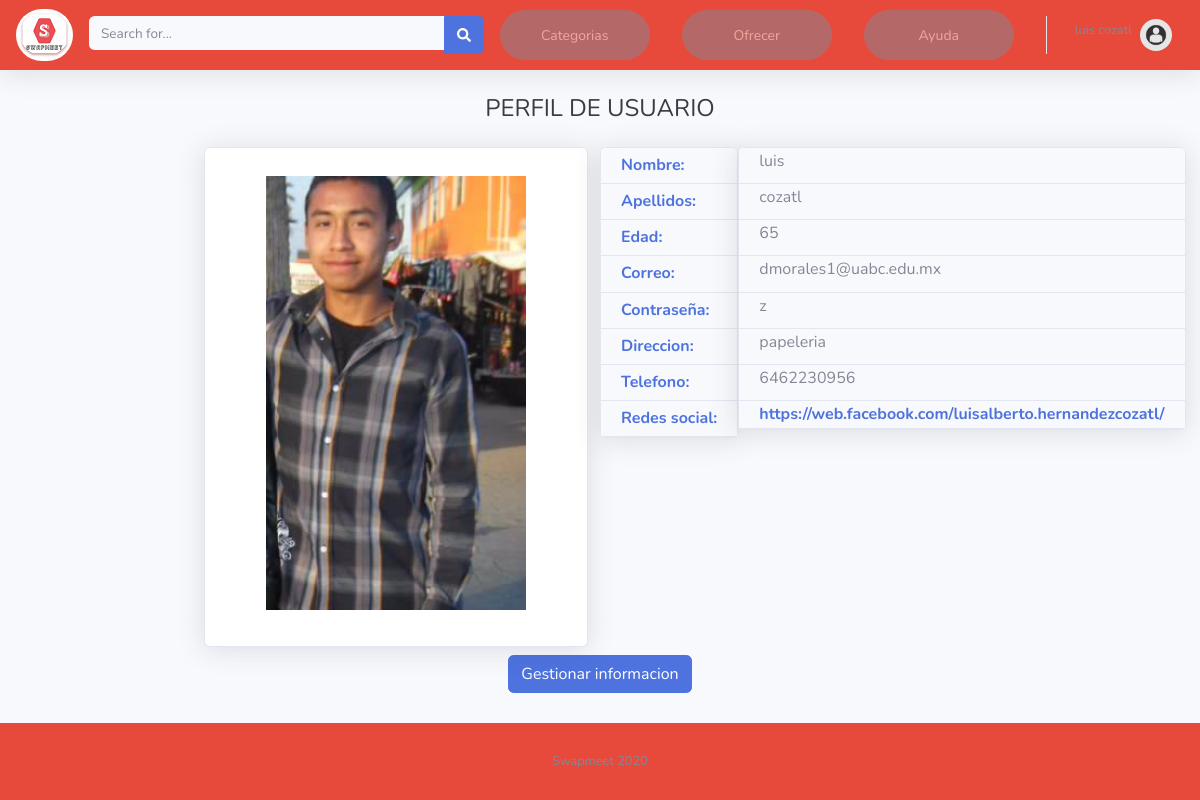
Page /user_profile.php (signed in) on the earlier database version.
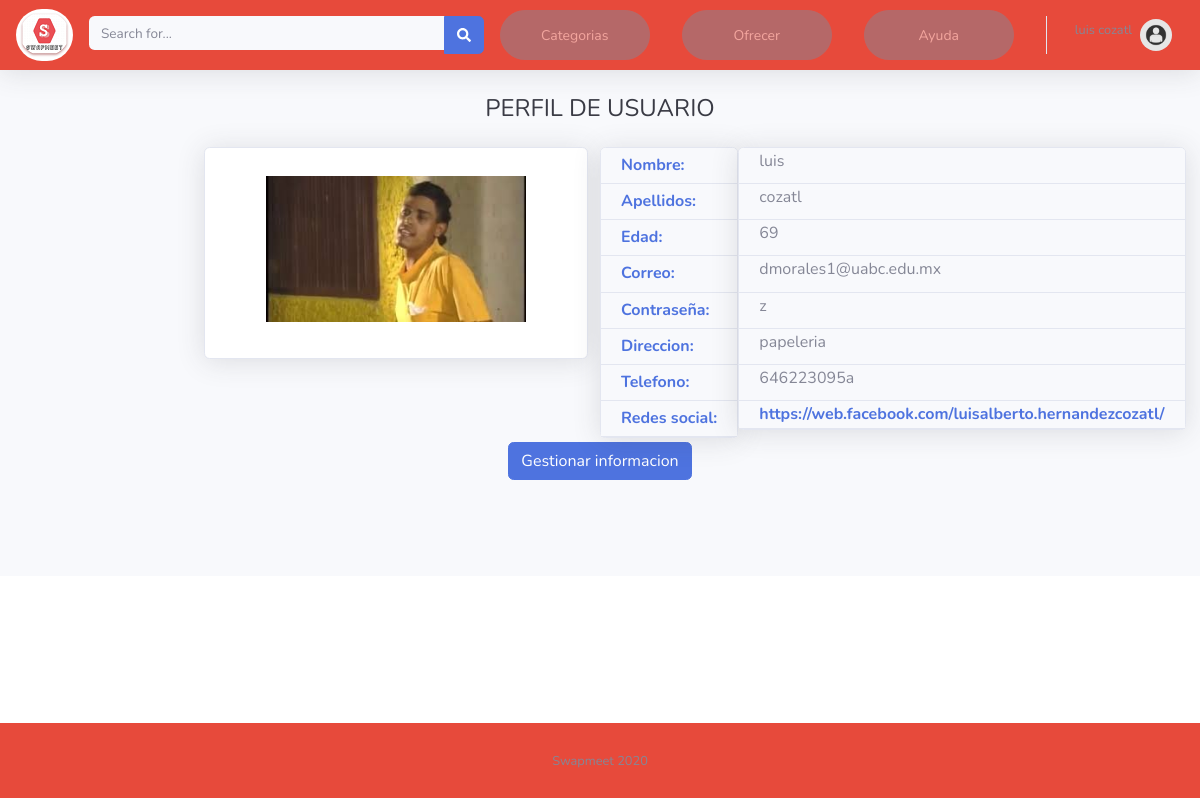
Same page on the later database version.
### tables this page shows
CREATE TABLE `users_data` (
  `user_id` int(11) NOT NULL,
  `first_name` varchar(50) NOT NULL,
  `last_name` varchar(50) NOT NULL,
  `password` varchar(50) NOT NULL,
  `age` int(11) NOT NULL,
  `email` varchar(50) NOT NULL,
  `address` varchar(50) NOT NULL,
  `phone` varchar(20) DEFAULT NULL,
  `social_network` varchar(100) DEFAULT NULL,
  `img` varchar(30) DEFAULT NULL
);

### user_profile.php (the view, shortened to what the changed rows need)
<?php
include("conexiondb.php");
?>
<!DOCTYPE html>
<html lang="en">
<head>
    <link href="css/all.min.css" rel="stylesheet" type="text/css">
    <link href="css/sb-admin-2.min.css" rel="stylesheet">
</head>
<body id="page-top">
    <div id="wrapper">
    <div id="content-wrapper" class="d-flex flex-column">
        <div id="content">
                    <div align="center">
                        <h1 class="h4 text-gray-900 mb-4">PERFIL DE USUARIO</h1>
                        <?php
                              $getUserQuery = 'SELECT * FROM users_data WHERE user_id='.$_SESSION['user_id'];
                                $getUser = mysqli_query($conexion, $getUserQuery);
                                  $user = mysqli_fetch_assoc($getUser);
                              ?>
	                          <div class="row">
	                                <div class="col-lg-4 ">
	                                    <div class="card shadow mb-2 text-center">
	                                        <div class="card-body">
	                                           <div class="text-center">
                                              <?php if(empty($user['img'])){
                                                ?><img class="img-fluid px-2 px-sm-4 mt-2 mb-3" style="width: 19.3rem;" src="img/user.jpg" alt="">
                                             <?php }else{ ?>
	                       <img class="img-fluid px-2 px-sm-4 mt-2 mb-3" style="width: 19.3rem;" src="<?php echo $user['img'];?>" alt="">
                          <?php } ?>
	                                           </div>
	                                       </div>
	                                   </div>
	                              </div>
	                         	 <div class="col-mb-4 ">
	              							<div class="card shadow mb-1 text-left">
	                                    			<div class="card-header py-1">
	                                         			<h6 class="m-0 font-weight text-secundary">
	                                         				<label id="lblNom"> <?php echo $user['first_name'];?> </label>
	                                         			</h6>
	                                    			</div>
	                                    			<div class="card-header py-1">
	                                         			<h6 class="m-0 font-weight text-secundary">
	                                         				<label id="lblMater"><?php echo $user['last_name'];?></label>
	                                         			</h6>
	                                    			</div>
	                                    			<div class="card-header py-1">
	                                         			<h6 class="m-0 font-weight text-secundary">
	                                         				<label id="lblAge"><?php echo $user['age'];?></label>
	                                         			</h6>
	                                    			</div>
	                                    			<div class="card-header py-1">
	                                         			<h6 class="m-0 font-weight text-secundary">
	                                         				<label id="lblEmail"><?php echo $user['email'];?></label>
	                                         			</h6>
	                                    			</div>
	                                    			<div class="card-header py-1">
	                                         			<h6 class="m-0 font-weight text-secundary">
	                                         				<label id="lblPass"><?php echo $user['password'];?></label>
	                                         			</h6>
	                                    			</div>
	                                    			<div class="card-header py-1">
	                                         			<h6 class="m-0 font-weight text-secundary">
	                                         				<label id="lblDir"><?php echo $user['address'];?></label>
	                                         			</h6>
	                                    			</div>
	                                    			<div class="card-header py-1">
	                                         			<h6 class="m-0 font-weight text-secundary">
	                                         				<label id="p"><?php echo $user['phone'];?></label>
	                                         			</h6>
	                                    			</div>
	                                    			<div class="card-header py-1">
	                                         			<h6 class="m-0 font-weight-bold text-secundary">
	                                         				<a href="<?php echo $user['social_network'];?>" id="lblRed"><?php echo $user['social_network'];?></a>
	                                         			</h6>
	                                    			</div>
	                                       </div>
	                         	 </div>
	                         </div>
	              </div>
             </div>
             <br><br><br><br>
         </div>
    </div>
</body>
</html>

Differences in the rows shown:
changed users_data "luis": img: a different picture; age "65" → "69"; phone "6462230956" → "646223095a"
